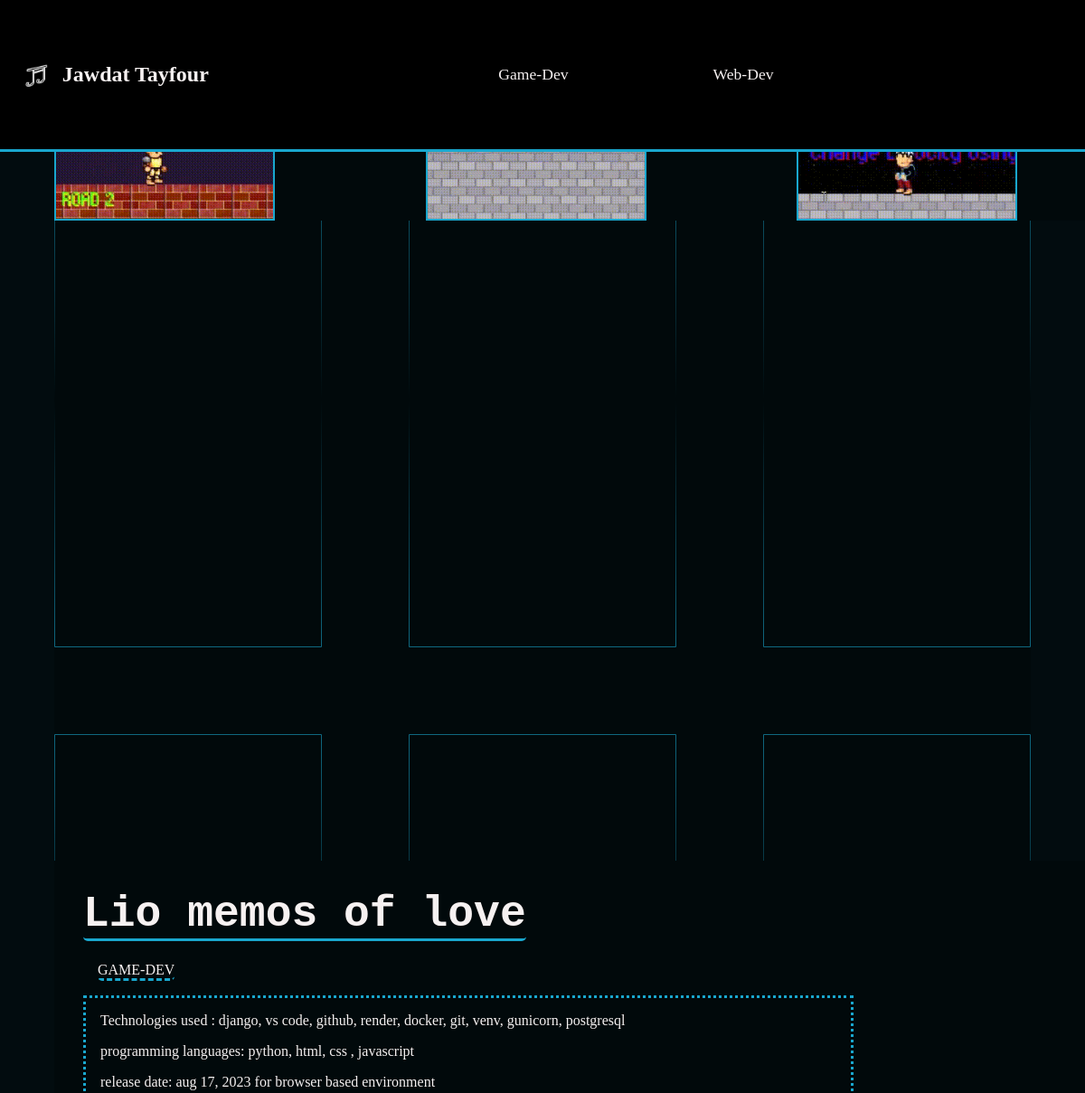
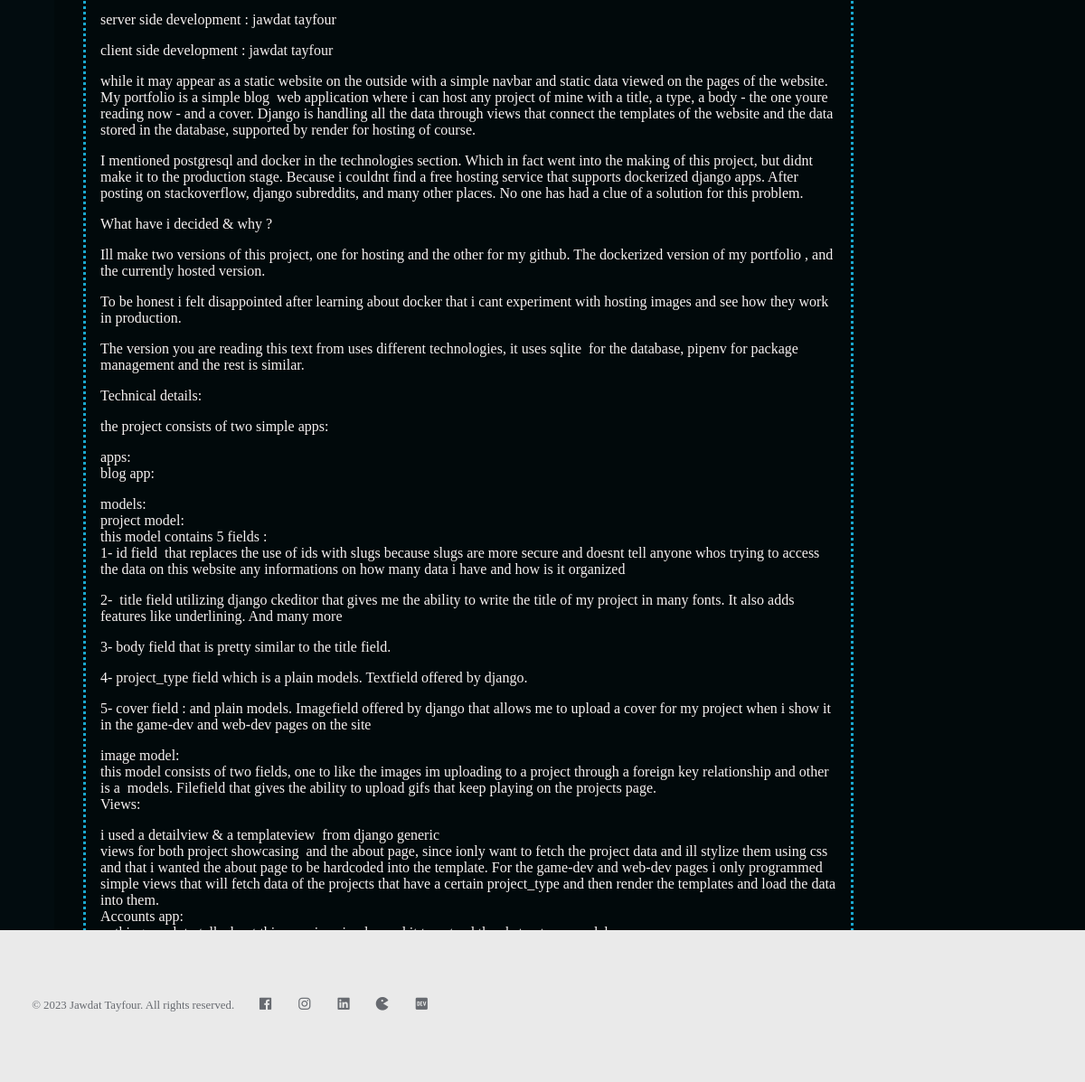
Screenshot of /fccf7574-d4dd-4d57-a7ed-538a0366a7e3 with the database file from the repository (2 pictures, top to bottom).
### blog/models.py (models this page shows, shortened)
class Project(models.Model):
    id = models.UUIDField(primary_key=True,default=uuid.uuid4,editable=False)
    title = models.TextField(max_length=80)
    body = RichTextField(max_length=10000)
    project_type = models.TextField(max_length=50,null=True)
    cover = models.ImageField(blank=True)

### blog/views.py (the view)
# urls.py: path('<uuid:pk>',ProjectDetailView.as_view(),name='project_detail'),
class ProjectDetailView(DetailView):
    model = Project
    template_name = "project_detail.html"
    context_object_name = "project"

### templates/project_detail.html (shortened to what this page needs)
{% extends 'base.html' %}
{% load static %}
{% block title %}
<link href="{% static 'css/project_detail.css' %}" rel="stylesheet" type="text/css" />
{% endblock title %}
{% block content %}
<div class="elements">
    <div class="cards">
        {% for img in project.images.all %}
            <div class="card">
        </div>
        {% endfor %}
    </div>
    <div class="details">
        <div class="project-title">
            <bold><h1>{{project.title|safe}}</h1></bold>
        </div>
            <p class="project-type">{{project.project_type|safe}}</p>
        <div class="project-body">
            <p> {{project.body|safe}} </p>
        </div>
    </div>
</div>
{% endblock content %}

### templates/base.html (shortened to what this page needs)
{% load static %}
<!DOCTYPE html>
<html>
<head>
	{% block title %}<title></title>{% endblock title %}
	<link href="{% static 'css/base.css' %}" rel="stylesheet" type="text/css" />
	<link href="https://cdn.jsdelivr.net/npm/remixicon@3.5.0/fonts/remixicon.css" rel="stylesheet">
	<link rel="stylesheet"href="https://unpkg.com/boxicons@latest/css/boxicons.min.css">
</head>
<body>
	<header>
		<a href="{% url 'about' %}" class="logo"><img src="{% static 'images/Neon.png' %}"><span>Jawdat Tayfour</span></a>
		<ul class="navbar">
			<li class="Game-Dev"><a href="{% url 'game_dev_project_list' %}">Game-Dev</a></li>
			<li class="Web-Dev"><a href="{% url 'web_dev_project_list' %}">Web-Dev</a></li>
		</ul>
	</header>
	<footer >
		<ul  class="bottom-bar" >
			<li><a href="#"><p>© 2023 Jawdat Tayfour. All rights reserved.</p></a></li>
			<li><a href="#"><i class="bx bxl-facebook-square"></i></a></li>
			<li><a href="#"><i class='bx bxl-instagram' ></i></a></li>
			<li><a href="#"><i class='bx bxl-linkedin-square' ></i></a></li>
			<li><a href="#"><i class='bx bxs-game'></i></a></li>
			<li><a href="#"><i class='bx bxl-dev-to' ></i></a></li>
		</ul>
	</footer>
	<div class="content-container">
		<div class="inv-card"></div>
		<div class="inv-card"></div>
		<div class="inv-card"></div>
	{% block content %}
	{% endblock content %}
	</div>
</body>
</html>

### static/css/project_detail.css (style rules this page uses)
:root { font-size: 1em; --bg-color:#EAEAEA; --text-color:#F6F1F1; --main-color:#19A7CE; --header-color:#000000; }
.elements { display:grid ; grid-template-columns: repeat(auto-fit,minmax(240px,1fr)); gap: 6rem; width: 100%; height: 100%; padding-top: 7vh ; align-self: top; overflow:scroll; position: fixed; z-index: 10002; align-items: inherit; background: transparent; }
.cards { display:grid ; grid-template-columns: repeat(auto-fit,minmax(25%,1fr)); gap: 2rem; width: 100%; height: auto; overflow: hidden; position: fixed; z-index: 10003; align-self: top; align-items: inherit; background-color: #01090b; }
.card { position: sticky; display: flex; flex-direction: column; border-style: solid; border-color: #19A7CE; border-width: 2px; width: fit-content; }
.details { display:block ; padding: 0rem 2rem; width: 100%; height: auto; top: 35%; overflow: scroll; position: relative; z-index: 10003 ; align-items: inherit; background: #01090b; margin-left: 0; }
.details .project-title { display: flex; font-family: monospace; font-size: 1.5rem; width: fit-content; margin-top: 2rem; height: auto; border-style: solid; border-color: #19A7CE; align-content: center; overflow: visible; position: absolute; z-index: 10003; border-top: 0; border-left: 0; border-right: 0; border-radius: 5px; }
.details .project-type { display: block; margin-top:7rem ; width: fit-content; height: auto; border-style: dashed; border-color: #19A7CE; z-index: 10003; background: transparent; align-content: center; margin-left: 1rem; overflow: hidden; text-transform: uppercase; border-top: 0; border-left: 0; border-right: 0; border-radius: 5px; }
.details .project-body { display: block; margin-top:1rem ; margin-bottom: 7rem; padding-bottom: 3.5rem; width: 75%; height: fit-content; border-style: dotted; border-color: #19A7CE; z-index: 10003; }
.details .project-body p { font-size: 1rem; margin : 1rem 1rem; }

### static/css/base.css (style rules this page uses)
* { padding: 0; margin:0; box-sizing: border-box; text-decoration: none; list-style: none; }
:root { font-size: 1em; --bg-color:#EAEAEA; --text-color:#F6F1F1; --main-color:#19A7CE; --header-color:#000000; overflow: auto; }
body { min-height: 100vh; display: flex; background: #020c0f; color:var(--text-color); flex-direction: column; overflow: auto; }
header { position: fixed; width: 100%; height: 7vh; top:0px; right:0; z-index: 1000; display: flex; align-items: center; justify-content: space-between; background: rgb(); background-color:var(--header-color); padding: 1rem 1.4rem; transition: all .50s ease; border: 2px; border-width: 0 0 3px 0 ; border-style: solid; border-color: #19A7CE; z-index: 100000; }
.logo { display: flex; align-items: center; }
.logo img { width: 1.8rem; margin-left: 0; }
.logo span { color: var(--text-color); font-size: 1.5rem; font-weight: 600; padding-left: 1rem; }
.navbar { display: flex; }
.navbar a { color: var(--text-color); font-size: 1.1rem; font-weight: 500; padding: 1rem 0; margin: 0px 5rem; transition: all .50s ease; }
footer { position: fixed; width: 100%; height: 7vh; bottom: 0px; right:0; z-index: 1000; display: flex; align-items: center; justify-content: space-between; background: rgb(); background-color:#EAEAEA; padding: 1px 1.4rem; transition: all .50s ease; z-index: 10000; overflow: hidden; }
.bottom-bar { display: flex; align-items: center; justify-content: center; flex-direction: row; text-align: center; }
.bottom-bar p { font-size:0.8rem; color: #3C4048; }
.bottom-bar a { font-size: 1.1rem; color: #3C4048; padding: 1rem 0; margin: 0px 0.8rem; float: left; opacity: 75%; }
.content-container { display:grid ; grid-template-columns: repeat(auto-fit,minmax(240px,1fr)); gap: 6rem; width: 90vw; height: 110vh; padding-top: 7vh ; background-color: #01090b; align-self: center; overflow: hidden; position: absolute; z-index: 10; }
.inv-card { position: sticky; display: flex; background: hsla(0, 0%, 0%, 0.5); overflow: hidden; border-radius: 1px; opacity: 60% ; z-index: 100; flex-direction: column; }
.inv-card::before { content:''; position: absolute; align-self: center; width: 150%; height: 100%; background: linear-gradient(var(--main-color),#01090b,var(--main-color)); animation:animate 100s ease-in-out infinite ; }
.inv-card::after { content:''; position: absolute; inset: 1px; background: #01090b; }
@media (max-width: 1280px) { header { padding: 14px 2%; transition: .2s; } }
@media (max-width: 1280px) { .navbar a { padding: 1rem 0; margin: 0px 5rem; } }

### rows the page displays
Project: title "Lio memos of love", project_type "GAME-DEV", body "Technologies used : django, vs code, github, render, docker, git, venv, gunicorn, postgresql programming languages: python, html, css , javascript release date: aug 17, 2023 for browser based environment server side development : jawdat tayfour client side development : jawdat tayfour while it may appear as a static website on the outside with a simple navbar and static data viewed on the pages of the website. My portfolio is a simple blog web application where i can host any project of mine with a title, a type, a body - the one youre reading now - and a cover. Django is handling all the data through views that connect the templates of the website and the data stored in the database,…"
